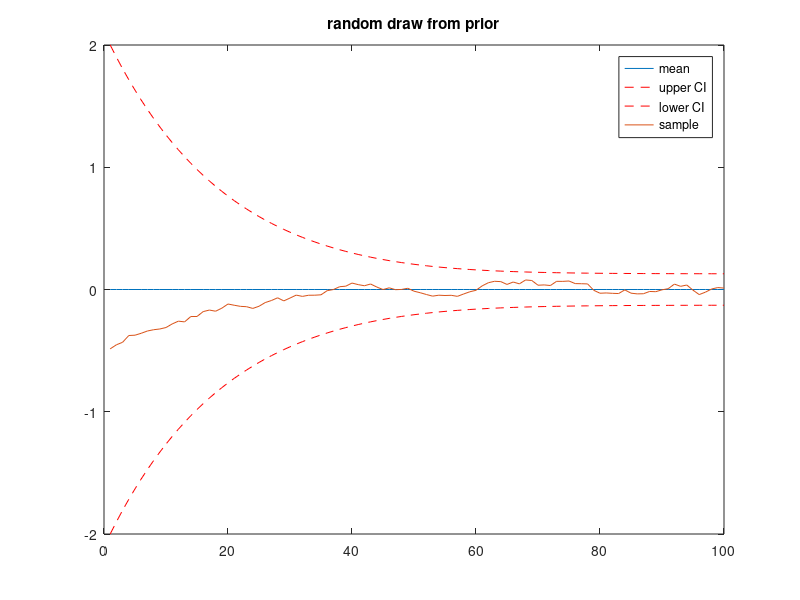
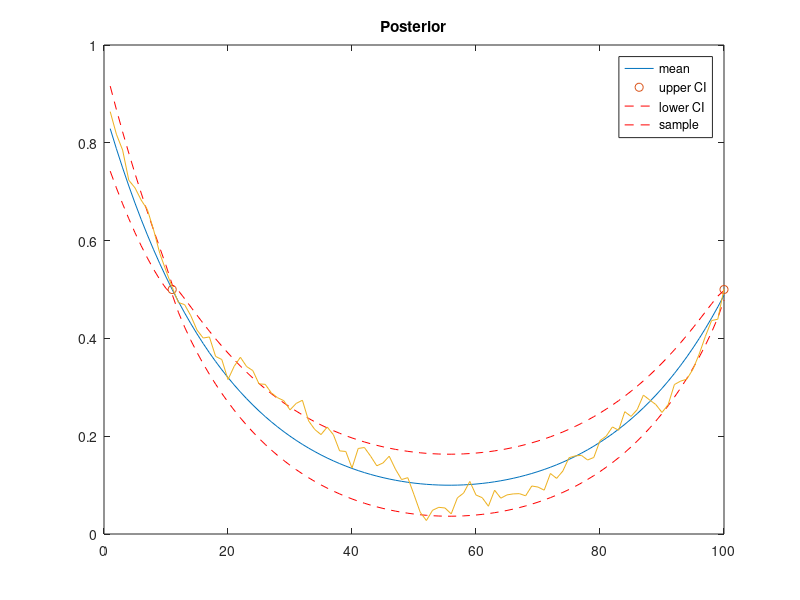

These figures' MATLAB source, in order:


ad = 0.95;
c = 1.0;

P = 1.0;
mu = 0;     % for now this should be kept the case
Q = 0.02^2;

N = 100;

ts = 0:N-1;


K = P*(ad.^ts).'*(ad.^ts);
for i = 2:N
    K(i:end,i:end) = K(i:end,i:end)+ Q*ad.^(0:N-i).'*ad.^(0:N-i);
    
end
% K = [P, P*ad, P*Ad^2;
%     ad*P, ad*P*ad,   
%     ad*ad*P, ad*ad*P*ad, ad*ad*P*ad*ad



xs = real(sqrtm(K))*randn(N,1);
upper = 2*sqrt(diag(K));
lower =-2*sqrt(diag(K));

figure(1)
clf
plot(zeros(N,1))
hold on
plot(upper,'r--')
plot(lower,'r--')
plot(xs)
hold off
legend('mean','upper CI','lower CI','sample')
title('random draw from prior')

% could we condition on say the first state being 1?
ts2 = [99,10];
R = 0.01^2;
x2 = [0.5;0.5];

Kg = K(ts2+1,:);
K22 = Kg(:,ts2+1) + eye(length(ts2))*R;
K21 = Kg;
% K21(:,ts2+1) = [];

% for i = length(ts2)
%    for j = length(ts2)
%        K22(i,j) = K(ts2(i)+1,ts2(j)+1);
%    end
% end

% Q SHOULD BE IN THE ABOVE SOMEWHERE?

xhat = K21.'*(K22\x2);
Khat = K - K21.'*(K22\K21);
upper = xhat + real(sqrt(diag(Khat)));
lower = xhat - real(sqrt(diag(Khat)));

xs = xhat + real(sqrtm(Khat)) * randn(N,1); 

figure(2)
clf
plot(xhat)
hold on
plot(ts2+1,x2,'o')
plot(upper,'r--')
plot(lower,'r--')
plot(xs)
hold off
title('Posterior')
legend('mean','upper CI','lower CI','sample')




